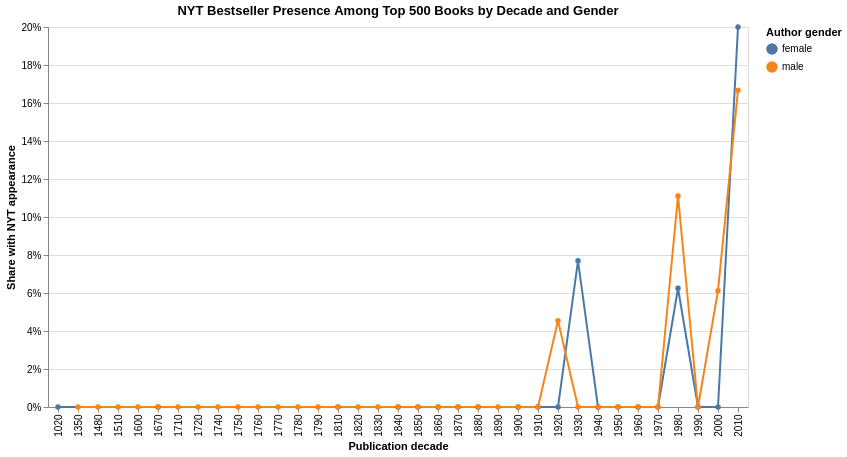

The cell this chart's notebook holds for it:
### Markdown cell above
#### Bestseller Presence Over Time by Gender

This decade chart adds time back into the NYT extension. It asks whether Top 500 books from some decades were more likely to also appear in the NYT bestseller data, and whether that pattern differs by author gender.

### Code cell
bestseller_decade_chart = (
    alt.Chart(bestseller_by_decade_gender)
    .mark_line(point=True)
    .encode(
        x=alt.X("decade:O", title="Publication decade"),
        y=alt.Y("share_bestseller:Q", title="Share with NYT appearance", axis=alt.Axis(format="%")),
        color=alt.Color("author_gender:N", title="Author gender"),
        tooltip=[
            alt.Tooltip("decade:O", title="Decade"),
            alt.Tooltip("author_gender:N", title="Author gender"),
            alt.Tooltip("share_bestseller:Q", title="Share", format=".1%"),
            alt.Tooltip("books:Q", title="Top 500 books"),
        ],
    )
    .properties(
        title="NYT Bestseller Presence Among Top 500 Books by Decade and Gender",
        width=700,
        height=380,
    )
)

bestseller_decade_chart

### Figure 1 — Vega-Lite specification as saved in the notebook (floating-point values rounded to 4 significant figures)
{"config": {"view": {"continuousWidth": 300, "continuousHeight": 300}}, "data": {"name": "data-0ae6c2db78790f8f65a051a5da8d13c1"}, "mark": {"type": "line", "point": true}, "encoding": {"color": {"field": "author_gender", "title": "Author gender", "type": "nominal"}, "tooltip": [{"field": "decade", "title": "Decade", "type": "ordinal"}, {"field": "author_gender", "title": "Author gender", "type": "nominal"}, {"field": "share_bestseller", "format": ".1%", "title": "Share", "type": "quantitative"}, {"field": "books", "title": "Top 500 books", "type": "quantitative"}], "x": {"field": "decade", "title": "Publication decade", "type": "ordinal"}, "y": {"axis": {"format": "%"}, "field": "share_bestseller", "title": "Share with NYT appearance", "type": "quantitative"}}, "height": 380, "title": "NYT Bestseller Presence Among Top 500 Books by Decade and Gender", "width": 700, "$schema": "https://vega.github.io/schema/vega-lite/v6.1.0.json", "datasets": {"data-0ae6c2db78790f8f65a051a5da8d13c1": [{"decade": 1020, "author_gender": "female", "share_bestseller": 0.0, "books": 1}, {"decade": 1350, "author_gender": "male", "share_bestseller": 0.0, "books": 1}, {"decade": 1480, "author_gender": "male", "share_bestseller": 0.0, "books": 1}, {"decade": 1510, "author_gender": "male", "share_bestseller": 0.0, "books": 1}, {"decade": 1600, "author_gender": "male", "share_bestseller": 0.0, "books": 1}, {"decade": 1670, "author_gender": "female", "share_bestseller": 0.0, "books": 1}, {"decade": 1670, "author_gender": "male", "share_bestseller": 0.0, "books": 1}, {"decade": 1710, "author_gender": "male", "share_bestseller": 0.0, "books": 1}, {"decade": 1720, "author_gender": "male", "share_bestseller": 0.0, "books": 2}, {"decade": 1740, "author_gender": "male", "share_bestseller": 0.0, "books": 1}, {"decade": 1750, "author_gender": "male", "share_bestseller": 0.0, "books": 2}, {"decade": 1760, "author_gender": "male", "share_bestseller": 0.0, "books": 2}, {"decade": 1770, "author_gender": "male", "share_bestseller": 0.0, "books": 1}, {"decade": 1780, "author_gender": "male", "share_bestseller": 0.0, "books": 1}, {"decade": 1790, "author_gender": "male", "share_bestseller": 0.0, "books": 1}, {"decade": 1810, "author_gender": "female", "share_bestseller": 0.0, "books": 6}, {"decade": 1810, "author_gender": "male", "share_bestseller": 0.0, "books": 3}, {"decade": 1820, "author_gender": "male", "share_bestseller": 0.0, "books": 3}, {"decade": 1830, "author_gender": "male", "share_bestseller": 0.0, "books": 8}, {"decade": 1840, "author_gender": "female", "share_bestseller": 0.0, "books": 4}, {"decade": 1840, "author_gender": "male", "share_bestseller": 0.0, "books": 7}, {"decade": 1850, "author_gender": "female", "share_bestseller": 0.0, "books": 4}, {"decade": 1850, "author_gender": "male", "share_bestseller": 0.0, "books": 12}, {"decade": 1860, "author_gender": "female", "share_bestseller": 0.0, "books": 3}, {"decade": 1860, "author_gender": "male", "share_bestseller": 0.0, "books": 12}, {"decade": 1870, "author_gender": "female", "share_bestseller": 0.0, "books": 2}, {"decade": 1870, "author_gender": "male", "share_bestseller": 0.0, "books": 9}, {"decade": 1880, "author_gender": "female", "share_bestseller": 0.0, "books": 1}, {"decade": 1880, "author_gender": "male", "share_bestseller": 0.0, "books": 20}, {"decade": 1890, "author_gender": "male", "share_bestseller": 0.0, "books": 11}, {"decade": 1900, "author_gender": "female", "share_bestseller": 0.0, "books": 4}, {"decade": 1900, "author_gender": "male", "share_bestseller": 0.0, "books": 20}, {"decade": 1910, "author_gender": "female", "share_bestseller": 0.0, "books": 5}, {"decade": 1910, "author_gender": "male", "share_bestseller": 0.0, "books": 13}, {"decade": 1920, "author_gender": "female", "share_bestseller": 0.0, "books": 6}, {"decade": 1920, "author_gender": "male", "share_bestseller": 0.04545, "books": 22}, {"decade": 1930, "author_gender": "female", "share_bestseller": 0.07692, "books": 13}, {"decade": 1930, "author_gender": "male", "share_bestseller": 0.0, "books": 16}, {"decade": 1940, "author_gender": "female", "share_bestseller": 0.0, "books": 10}, {"decade": 1940, "author_gender": "male", "share_bestseller": 0.0, "books": 20}, {"decade": 1950, "author_gender": "female", "share_bestseller": 0.0, "books": 3}, {"decade": 1950, "author_gender": "male", "share_bestseller": 0.0, "books": 31}, {"decade": 1960, "author_gender": "female", "share_bestseller": 0.0, "books": 9}, {"decade": 1960, "author_gender": "male", "share_bestseller": 0.0, "books": 19}, {"decade": 1970, "author_gender": "female", "share_bestseller": 0.0, "books": 17}, {"decade": 1970, "author_gender": "male", "share_bestseller": 0.0, "books": 13}, {"decade": 1980, "author_gender": "female", "share_bestseller": 0.0625, "books": 16}, {"decade": 1980, "author_gender": "male", "share_bestseller": 0.1111, "books": 18}, {"decade": 1990, "author_gender": "female", "share_bestseller": 0.0, "books": 10}, {"decade": 1990, "author_gender": "male", "share_bestseller": 0.0, "books": 27}, {"decade": 2000, "author_gender": "female", "share_bestseller": 0.0, "books": 25}, {"decade": 2000, "author_gender": "male", "share_bestseller": 0.06122, "books": 49}, {"decade": 2010, "author_gender": "female", "share_bestseller": 0.2, "books": 5}, {"decade": 2010, "author_gender": "male", "share_bestseller": 0.1667, "books": 6}]}}
